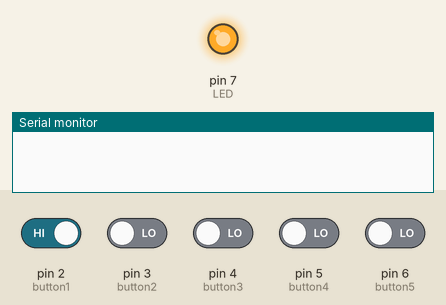
Simulated run of this sketch. Board: Arduino Uno, built with avr-gcc and run on an emulated ATmega328P. Shown: output pins drawn as LEDs (lit = HIGH), the last lines printed to the serial monitor. Inputs (shaded band) come from the test bench; at power-on: pin 2 (button1) HIGH, pin 3 (button2), pin 4 (button3), pin 5 (button4), pin 6 (button5) LOW. Random numbers use the default seed unless the sketch sets one.

Above: at 5.6 s.
5.7 s: pin 2 (button1) driven LOW and pin 3 (button2) driven HIGH and pin 4 (button3) driven HIGH and pin 5 (button4) driven HIGH and pin 6 (button5) driven HIGH
At 6.0 s:
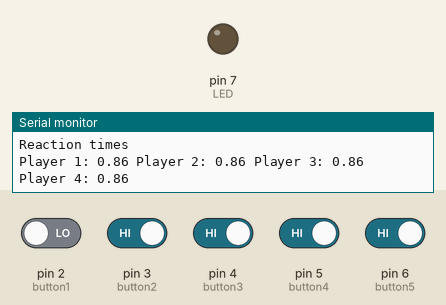
Timing chart, 0 to 8.7 s (numbered marks = the images above; inputs shaded):
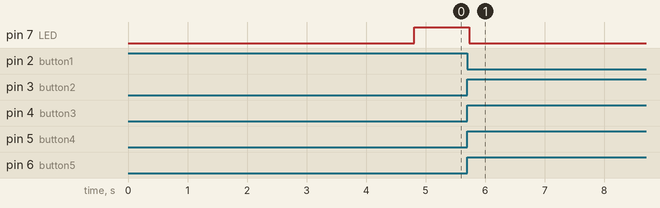

Measured:
- after the input at 5.7 s, pin 7 (LED): HIGH → LOW at once

The sketch:

ReactionTimeGame.ino
```cpp
int button1=2;
int button2=3;
int button3=4;
int button4=5;
int button5=6;
int LED=7;
int delaytime;
int winner;
unsigned long turnontime;
int allpressed;
unsigned long t1;
unsigned long t2;
unsigned long t3;
unsigned long t4;
float rt1;
float rt2;
float rt3;
float rt4;

void setup() {
  // put your setup code here, to run once:
Serial.begin(9600);
pinMode(button1, INPUT);
pinMode(button2, INPUT);
pinMode(button3, INPUT);
pinMode(button4, INPUT);
pinMode(button5, INPUT);
pinMode(LED,OUTPUT);

}

void loop() {
  // put your main code here, to run repeatedly:
allpressed=0;
t1=0;
t2=0;
t3=0;
t4=0;
digitalWrite(LED,LOW);
while(digitalRead(button1)==0){
  delay(10);
}
delaytime=random(1000,7500);
delay(delaytime);
digitalWrite(LED,HIGH);
turnontime=millis();
//Serial.println(turnontime);
while (allpressed==0){
  if(digitalRead(button2)==1)
  {
    if(t1==0){
    t1=millis()-40;
    }
  }
  if(digitalRead(button3)==1)
  {
    if(t2==0){
    t2=millis()-40;
    }
  }
  if(digitalRead(button4)==1)
  {
    if(t3==0){
    t3=millis()-40;
    }
  }
  if(digitalRead(button5)==1)
  {
    if(t4==0){
    t4=millis()-40;
    }
  }
  delay(10);
  checkallpressed();
}
Serial.println("Reaction times");
rt1= (float)(t1-turnontime)/1000.00;
rt2= (float)(t2-turnontime)/1000.00;
rt3= (float)(t3-turnontime)/1000.00;
rt4= (float)(t4-turnontime)/1000.00;
Serial.print("Player 1: ");
Serial.print(rt1);
Serial.print(" Player 2: ");
Serial.print(rt2);
Serial.print(" Player 3: ");
Serial.print(rt3);
Serial.print(" Player 4: ");
Serial.println(rt4);

}

void checkallpressed(){
  if (t1!=0 & t2!=0 & t3!=0 & t4!=0){
    allpressed=1;
  }
}
void debounce(){
  delay(40);
}
```
